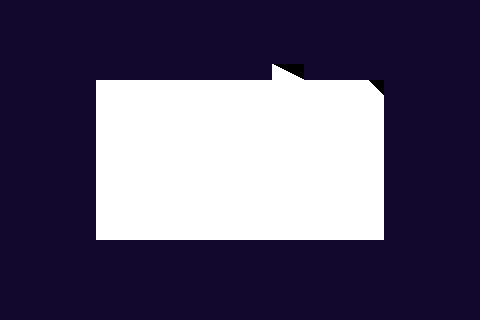

Tiled map render using the project's own tile images. Description and the whole map definition, tile-layer contents included, below:
An orthogonal 30x20 tile map with 16x16 px tiles, 1 tile layer (Tile Layer 1) and 3 objects (player, ramp, toy).

<map version="1.10" tiledversion="1.11.2" orientation="orthogonal" renderorder="right-down" width="30" height="20" tilewidth="16" tileheight="16" infinite="0" nextlayerid="4" nextobjectid="4">
 <tileset firstgid="1" source="terrains.tsx" />
 <layer id="1" name="Tile Layer 1" width="30" height="20">
  <data encoding="csv">
5,5,5,5,5,5,5,5,5,5,5,5,5,5,5,5,5,5,5,5,5,5,5,5,5,5,5,5,5,5,
5,5,5,5,5,5,5,5,5,5,5,5,5,5,5,5,5,5,5,5,5,5,5,5,5,5,5,5,5,5,
5,5,5,5,5,5,5,5,5,5,5,5,5,5,5,5,5,5,5,5,5,5,5,5,5,5,5,5,5,5,
5,5,5,5,5,5,5,5,5,5,5,5,5,5,5,5,5,5,5,5,5,5,5,5,5,5,5,5,5,5,
5,5,5,5,5,5,5,5,5,5,5,5,5,5,5,5,5,3,4,5,5,5,5,5,5,5,5,5,5,5,
5,5,5,5,5,5,1,1,1,1,1,1,1,1,1,1,1,1,1,1,1,1,1,2,5,5,5,5,5,5,
5,5,5,5,5,5,1,1,1,1,1,1,1,1,1,1,1,1,1,1,1,1,1,1,5,5,5,5,5,5,
5,5,5,5,5,5,1,1,1,1,1,1,1,1,1,1,1,1,1,1,1,1,1,1,5,5,5,5,5,5,
5,5,5,5,5,5,1,1,1,1,1,1,1,1,1,1,1,1,1,1,1,1,1,1,5,5,5,5,5,5,
5,5,5,5,5,5,1,1,1,1,1,1,1,1,1,1,1,1,1,1,1,1,1,1,5,5,5,5,5,5,
5,5,5,5,5,5,1,1,1,1,1,1,1,1,1,1,1,1,1,1,1,1,1,1,5,5,5,5,5,5,
5,5,5,5,5,5,1,1,1,1,1,1,1,1,1,1,1,1,1,1,1,1,1,1,5,5,5,5,5,5,
5,5,5,5,5,5,1,1,1,1,1,1,1,1,1,1,1,1,1,1,1,1,1,1,5,5,5,5,5,5,
5,5,5,5,5,5,1,1,1,1,1,1,1,1,1,1,1,1,1,1,1,1,1,1,5,5,5,5,5,5,
5,5,5,5,5,5,1,1,1,1,1,1,1,1,1,1,1,1,1,1,1,1,1,1,5,5,5,5,5,5,
5,5,5,5,5,5,5,5,5,5,5,5,5,5,5,5,5,5,5,5,5,5,5,5,5,5,5,5,5,5,
5,5,5,5,5,5,5,5,5,5,5,5,5,5,5,5,5,5,5,5,5,5,5,5,5,5,5,5,5,5,
5,5,5,5,5,5,5,5,5,5,5,5,5,5,5,5,5,5,5,5,5,5,5,5,5,5,5,5,5,5,
5,5,5,5,5,5,5,5,5,5,5,5,5,5,5,5,5,5,5,5,5,5,5,5,5,5,5,5,5,5,
5,5,5,5,5,5,5,5,5,5,5,5,5,5,5,5,5,5,5,5,5,5,5,5,5,5,5,5,5,5
</data>
 </layer>
 <objectgroup id="2" name="Object Layer 1">
  <object id="1" template="player.tx" name="player" x="214.693" y="203.108" />
  <object id="2" name="ramp" gid="50" x="94.9364" y="241.457" width="63.0951" height="53.6761" />
  <object id="3" template="toy.tx" name="toy" x="118.484" y="154.668" />
 </objectgroup>
</map>
